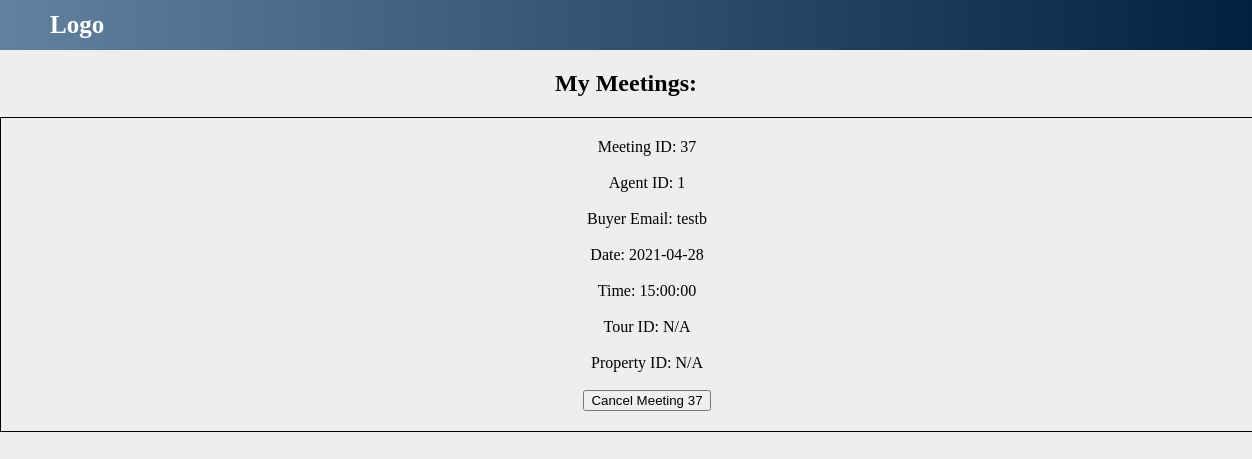
Screenshot of /real-estate-db/viewMeetings.php (signed in) with the database file from the repository.
### tables this page shows
CREATE TABLE `online_meeting` (
  `Meeting_ID` int(11) NOT NULL,
  `Agent_ID` int(11) NOT NULL,
  `Date` date NOT NULL,
  `Time` time NOT NULL,
  `B_Email` varchar(50) NOT NULL,
  `Message` varchar(250) DEFAULT NULL
);

### real-estate-db/functions.php (called while the page is built, shortened)
<?php
function check_login($conn) {
    if (isset($_SESSION['Email'])) {
        $email = $_SESSION['Email'];
        $query = "select * from real_estate_agent where Email = '$email' limit 1";
        $result = mysqli_query($conn, $query);
        if($result && mysqli_num_rows($result) > 0) {
            $user_data = mysqli_fetch_assoc($result);
            return $user_data;
        }
    }
    die;
}
?>

### real-estate-db/viewMeetings.php (the view, shortened to what this page needs)
<?php
    include("connection.php");
    include("functions.php");
    $user_data = check_login($conn);
?>
<!DOCTYPE html>
<html>
<head>
	<link rel="stylesheet" type="text/css" href="style.css"/>
</head>
<body>
    <div class="grad">
		<h1 class="logo"> Logo </h1>
	</div>
    <div>
		<h2><center>My Meetings:</center></h2>
	</div>
    <form method="post" action="" >
<?php
    $email = $user_data['Email'];
    if ($_SESSION['Account_Type']=="buyer") {
        $query = "select * from online_meeting where B_Email = '$email'";
    } else if ($_SESSION['Account_Type']=="agent") {
        $query = "select Agent_ID from real_estate_agent where Email = '$email'";
        $result = mysqli_query($conn, $query);
        if ($result && mysqli_num_rows($result)>0) {
            $agent_data = mysqli_fetch_assoc($result);
            $agent_id = $agent_data['Agent_ID'];
            $query = "select * from online_meeting where Agent_ID = '$agent_id'";
        } else {
            echo "There was an error";
            die;
        }
    }
    $result = mysqli_query($conn, $query);
    if ($result) {
        if (mysqli_num_rows($result) > 0) {
            while($meet_data = mysqli_fetch_assoc($result)){
                $tour_id = $property_id = "N/A";
                $meet_id = $meet_data['Meeting_ID'];
                ?>
                <div class="meeting_div">
                    Meeting ID: <?php echo $meet_id;?></br></br>
                    Agent ID: <?php echo $meet_data['Agent_ID'];?></br></br>
                    Buyer Email: <?php echo $meet_data['B_Email'];?></br></br>
                    Date: <?php echo $meet_data['Date'];?></br></br>
                    Time: <?php echo $meet_data['Time'];?></br></br>
                    Tour ID: <?php echo $tour_id;?></br></br>
                    Property ID: <?php echo $property_id;?></br></br>
                    <input type="submit" name="cancel" value="<?php echo "Cancel Meeting " . $meet_id;?>">
                </div>
            <?php }
        } else {
            echo "You have no meetings.";
        }
    } else {
        echo "There was an error loading your meetings.";
    }
?>
</body>
</html>

### real-estate-db/style.css (style rules this page uses)
body { background: #eee; }

### real-estate-db/viewMeetings.php (style rules this page uses)
.grad { width: 100%; height: 50px; background-image: linear-gradient(to right, rgba(38,83,126,0.7), rgba(0,33,64,1)); }
body { margin: 0px; padding: 0px; }
.logo { color: #ffffff; font-size: 25px; text-align: left; margin-top: 0px; float: left; margin: 0px; line-height: 50px; padding-left: 50px; }
.meeting_div { float: left; width: 100%; border: 1px solid; padding: 20px 20px; text-align: center; }

### rows the page displays
online_meeting: Meeting_ID "37", Agent_ID "1", B_Email "testb", Date "2021-04-28", Time "15:00:00", tour_id "N/A", property_id "N/A", cancel "Cancel Meeting 37"
